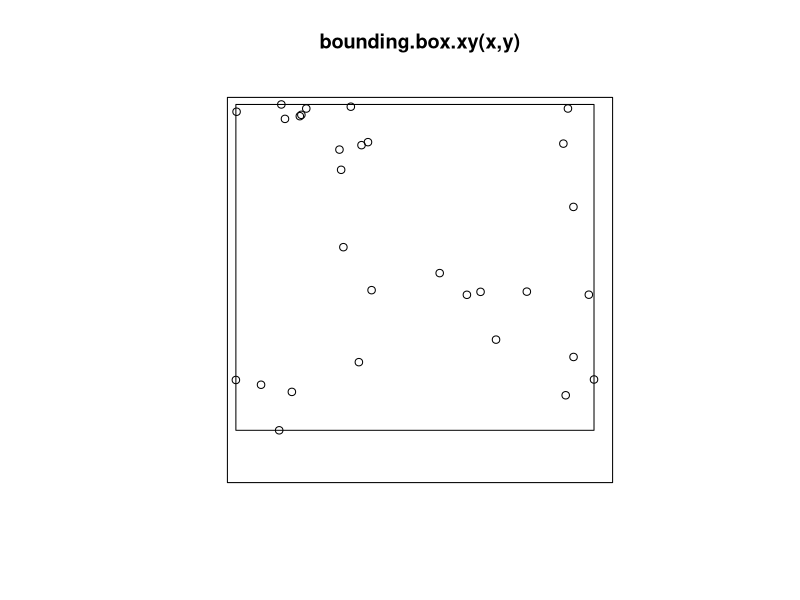
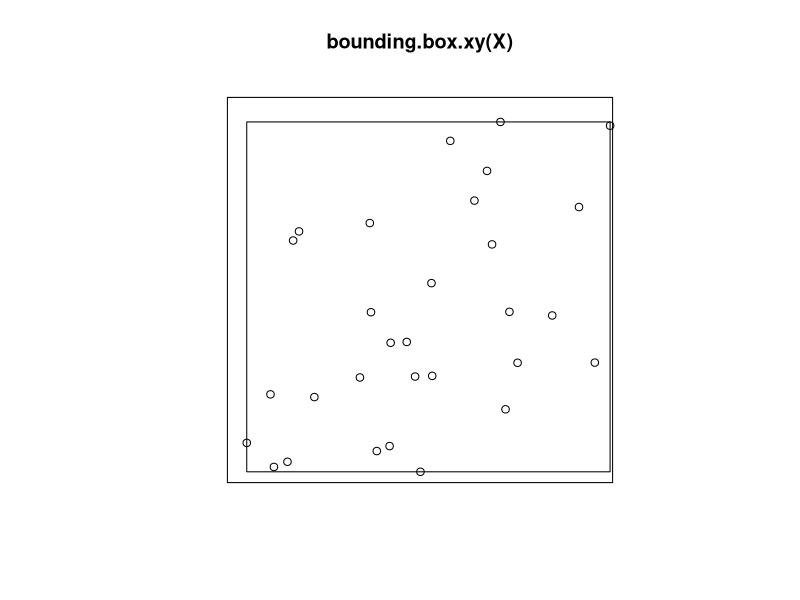

Write R code to recreate these figures, in order.
library(spatstat)


### Name: bounding.box.xy
### Title: Convex Hull of Points
### Aliases: bounding.box.xy
### Keywords: spatial utilities

### ** Examples

  x <- runif(30)
  y <- runif(30)
  w <- bounding.box.xy(x,y)
  plot(owin(), main="bounding.box.xy(x,y)")
  plot(w, add=TRUE)
  points(x,y)

  X <- rpoispp(30)
  plot(X, main="bounding.box.xy(X)")
  plot(bounding.box.xy(X), add=TRUE)
